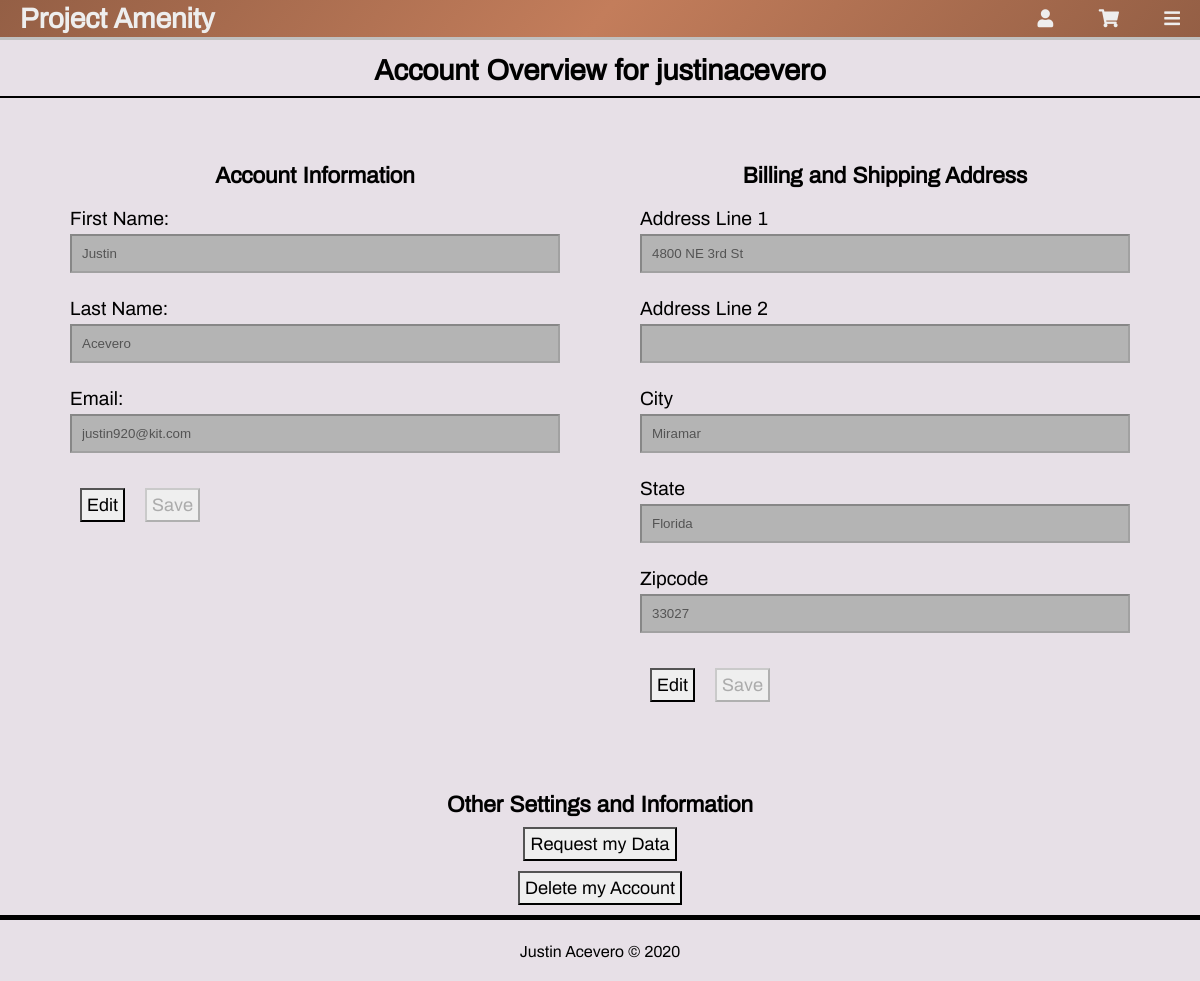
The app's page /account/info/ (signed in), older data.
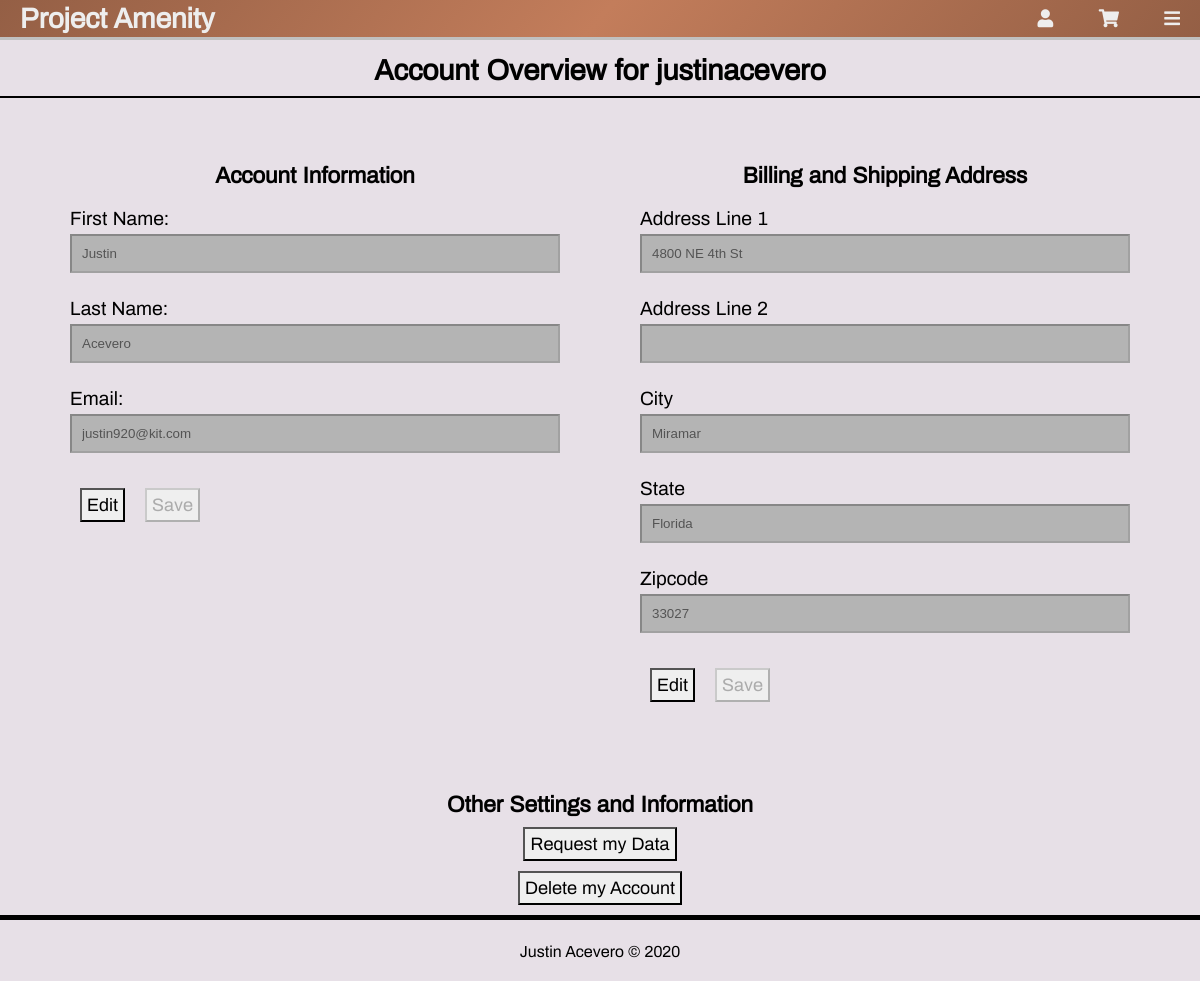
The same page, newer data.
### accounts/models.py (models this page shows, shortened)
class Customer(models.Model):
    user = models.OneToOneField(User, on_delete=models.CASCADE)
    address_line_1 = models.CharField(
        "Address Line 1",
        max_length=50,
        blank=True
    )
    address_line_2 = models.CharField(
        "Address Line 2",
        max_length=50,
        blank=True
    )
    city = models.CharField(max_length=50, blank=True)
    state = models.CharField(max_length=50, blank=True)
    zipcode = models.IntegerField(null=True)

### accounts/views.py (the view)
# urls.py: path('info/', views.account_info, name="account_info"),
@login_required(login_url='login_page')
def account_info(request):
    user = User.objects.get(username=request.user)
    customer = Customer.objects.get(user=user)
    context = {
        'title': 'Info',
        'user': user,
        'customer': customer,
    }
    return render(request, 'accounts/account_settings.html', context)

### accounts/templates/accounts/account_settings.html (shortened to what this page needs)
{% extends 'base.html' %}
{% load static %}
{% block content %}
<h2 class="page-title">Account Overview for {{ user.username }}</h2>
<section class="main-section">
    <div class="account-forms">
        <div>
            <h3 class="account-section-title">Account Information</h3>
            <form action="{% url 'account_info_change' 'account_credentials' %}" method="POST">
                <div>
                    <label for="user_fn">First Name:</label>
                    <input type="text" class="form-control user-basic-info" id="user_fn" name="first_name"
                        value="{{ user.first_name }}" disabled>
                </div>
                <div>
                    <label for="user_ln">Last Name:</label>
                    <input type="text" class="form-control user-basic-info" id="user_ln" name="last_name"
                        value="{{ user.last_name }}" disabled>
                </div>
                <div>
                    <label for="user_email">Email:</label>
                    <input type="email" class="form-control user-basic-info" id="user_email" name="email"
                        value="{{ user.email }}" disabled>
                </div>
                <div class="form-button-group">
                    <input type="button" class="btn" value="Edit" onclick="editInformation('user-basic-info')">
                    <input type="submit" class="btn user-basic-info" value="Save" disabled>
                </div>
            </form>
        </div>
        <div>
            <h3 class="account-section-title">Billing and Shipping Address</h3>
            <form action="{% url 'account_info_change' 'account_billing' %}" method="POST">
                <div>
                    <label for="user_address_1">Address Line 1</label>
                    <input type="text" class="user-address-info" id="user_address_1" name="address_line_1"
                        value="{{ customer.address_line_1 }}" disabled>
                </div>
                <div>
                    <label for="user_address_2">Address Line 2</label>
                    <input type="text" class="user-address-info" id="user_address_2" name="address_line_2"
                        value="{{ customer.address_line_2 }}" disabled>
                </div>
                <div>
                    <label for="user_city">City</label>
                    <input type="text" class="user-address-info" id="user_city" name="city" value="{{ customer.city }}"
                        disabled>
                </div>
                <div>
                    <label for="user_state">State</label>
                    <input type="text" class="user-address-info" id="user_state" name="state"
                        value="{{ customer.state }}" disabled>
                </div>
                <div>
                    <label for="user_zipcode">Zipcode</label>
                    <input type="text" class="user-address-info" id="user_zipcode" name="zipcode"
                        value="{{ customer.zipcode }}" disabled>
                </div>
                <div class="form-button-group">
                    <input type="button" class="btn" value="Edit" onclick="editInformation('user-address-info')">
                    <input type="submit" class="btn user-address-info" value="Save" disabled>
                </div>
            </form>
        </div>
    </div>
    <div>
        <h3 class="account-section-title">Other Settings and Information</h3>
        <input class="btn" type="button" value="Request my Data">
        <input class="btn" type="button" value="Delete my Account">
    </div>
</section>
{% endblock content %}

Row changes from the older to the newer data that the page shows:
changed Customer "Miramar": address_line_1 "4800 NE 3rd St" → "4800 NE 4th St"
